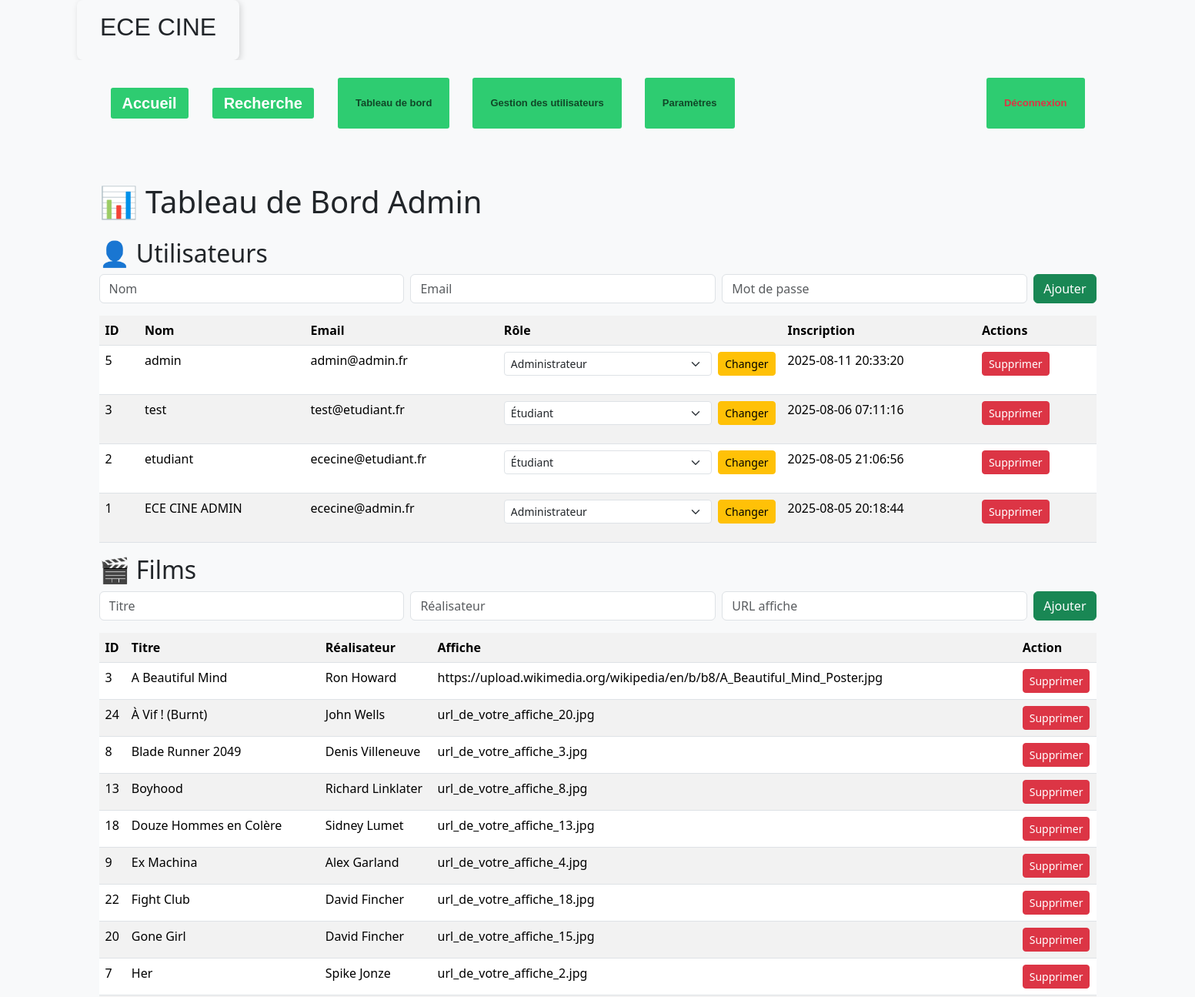
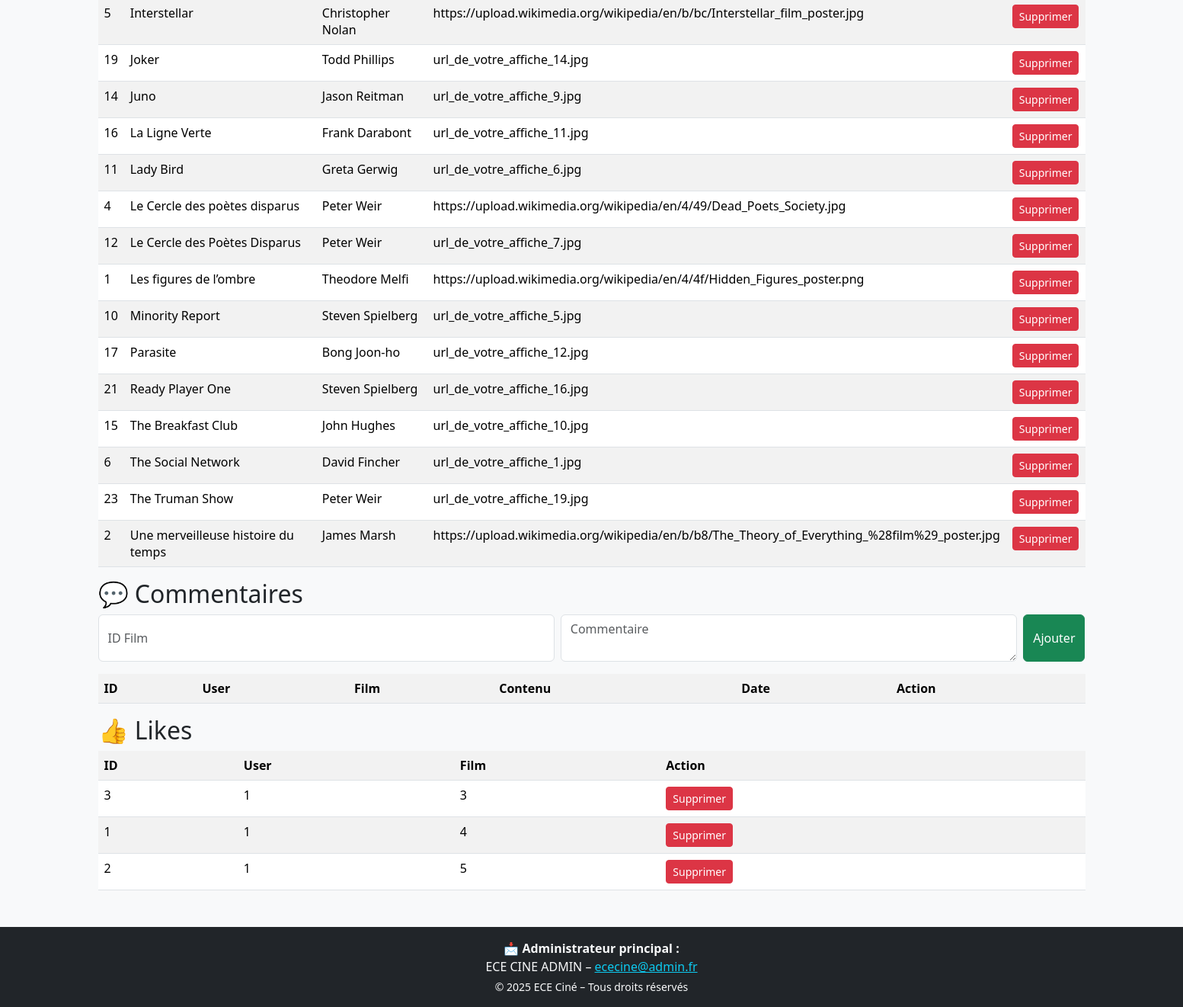
Page /admin/dashbord.php (signed in) on the earlier database version (2 pictures, top to bottom).
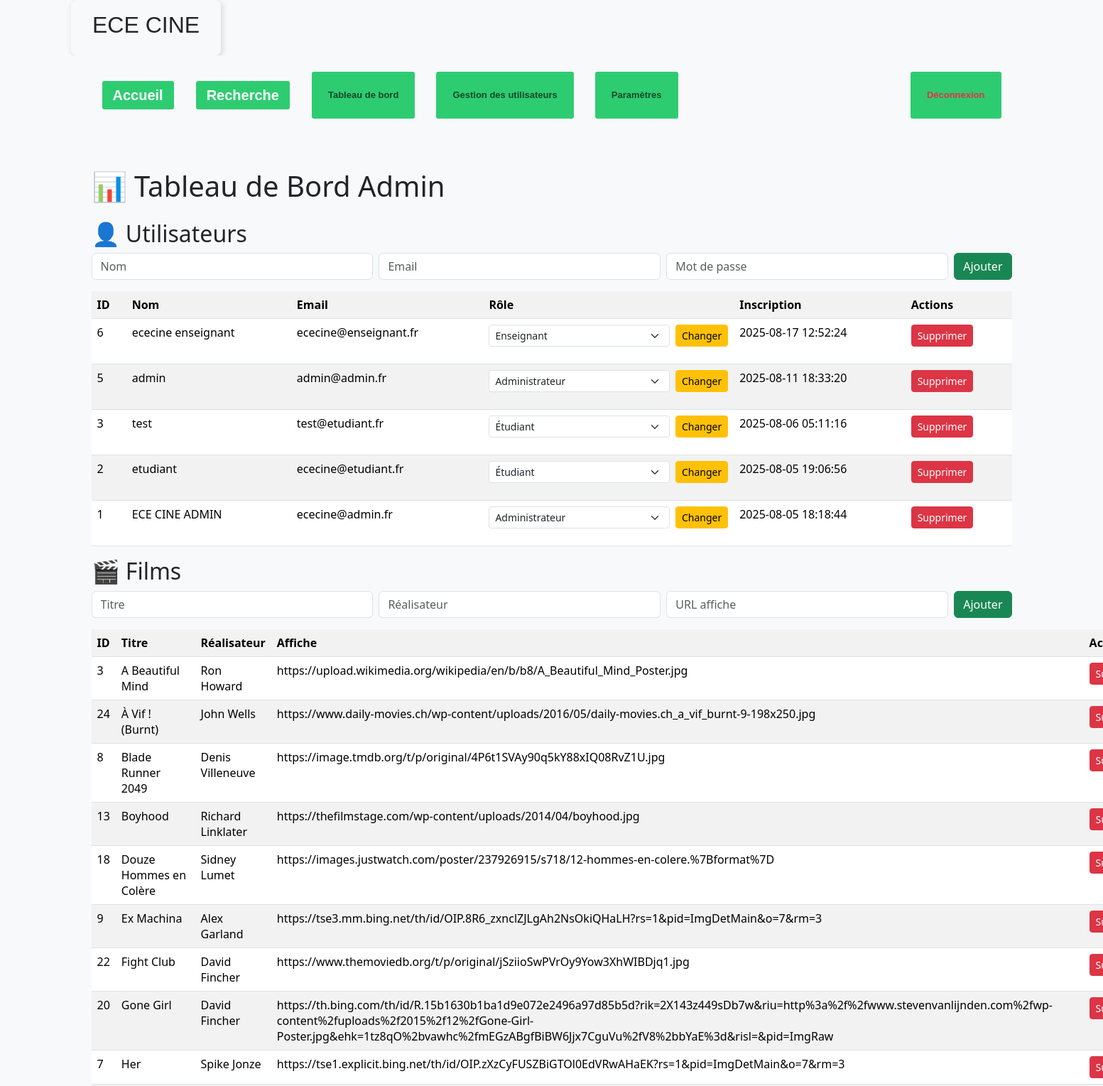
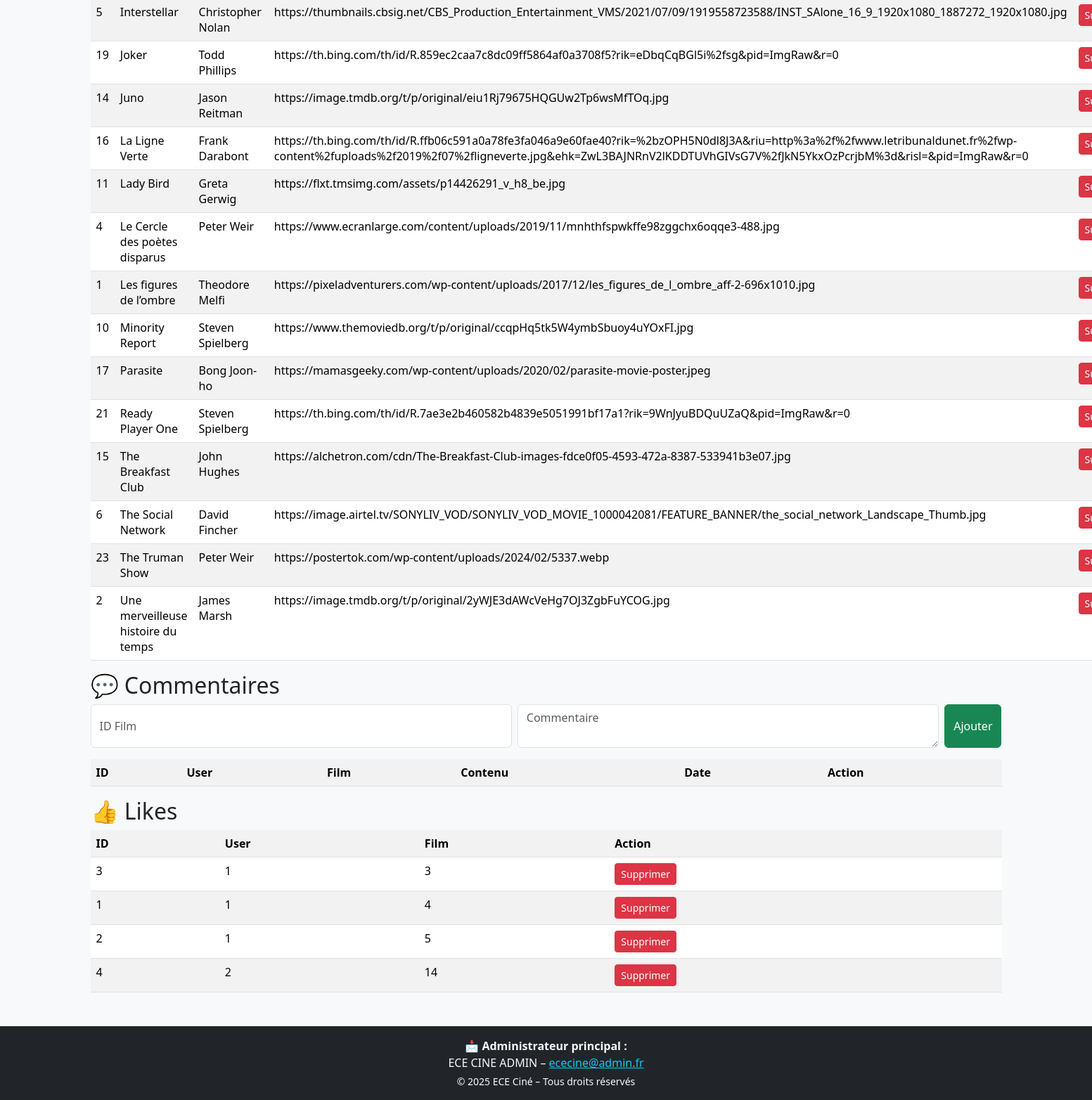
Same page on the later database version (2 pictures, top to bottom).
### tables this page shows
CREATE TABLE `users` (
  `id` int(11) NOT NULL,
  `username` varchar(100) NOT NULL,
  `nom` varchar(100) NOT NULL,
  `email` varchar(100) NOT NULL,
  `password_hash` varchar(255) NOT NULL,
  `role` enum('etudiant','enseignant','administrateur') DEFAULT 'etudiant',
  `created_at` timestamp NOT NULL DEFAULT current_timestamp(),
  `approuve` tinyint(1) DEFAULT 1,
  `photo` varchar(255) DEFAULT NULL,
  `prenom` varchar(100) DEFAULT NULL,
  `adresse` text DEFAULT NULL,
  `telephone` varchar(20) DEFAULT NULL,
  `fond_ecran` varchar(255) DEFAULT 'default.jpg'
);

CREATE TABLE `film` (
  `id` int(11) NOT NULL,
  `titre` varchar(255) NOT NULL,
  `realisateur` varchar(255) DEFAULT NULL,
  `annee_sortie` year(4) DEFAULT NULL,
  `genre` varchar(100) DEFAULT NULL,
  `synopsis` text DEFAULT NULL,
  `url_affiche` varchar(255) DEFAULT NULL,
  `trailer` varchar(255) DEFAULT NULL,
  `date_ajout` datetime DEFAULT current_timestamp(),
  `id_users` int(11) DEFAULT NULL
);

CREATE TABLE `likes` (
  `id` int(11) NOT NULL,
  `id_users` int(11) NOT NULL,
  `id_film` int(11) NOT NULL,
  `date_like` datetime DEFAULT current_timestamp()
);

### admin/dashbord.php (the view, shortened to what this page needs)
<?php
include $_SERVER['DOCUMENT_ROOT'] . '/ECE-Cine/includes/header.php';
$users = $pdo->query("SELECT * FROM users ORDER BY created_at DESC")->fetchAll();
$films = $pdo->query("SELECT * FROM film ORDER BY titre ASC")->fetchAll();
$likes = $pdo->query("SELECT * FROM likes ORDER BY id_film ASC, id_users ASC")->fetchAll();
?>
<!DOCTYPE html>
<html lang="fr">
<head>
    <link rel="stylesheet" href="../assets/style/header.css">
    <link rel="stylesheet" href="https://cdn.jsdelivr.net/npm/bootstrap@5.3.3/dist/css/bootstrap.min.css">
</head>
<body class="bg-light">
<div class="container my-5">
    <h1 class="mb-4">📊 Tableau de Bord Admin</h1>
    <h2>👤 Utilisateurs</h2>
    <form method="post" class="mb-3 d-flex gap-2">
        <input type="text" name="username" placeholder="Nom" class="form-control" required>
        <input type="email" name="email" placeholder="Email" class="form-control" required>
        <input type="password" name="password" placeholder="Mot de passe" class="form-control" required>
        <button type="submit" name="add_user" class="btn btn-success">Ajouter</button>
    </form>
    <table class="table table-striped">
        <tr><th>ID</th><th>Nom</th><th>Email</th><th>Rôle</th><th>Inscription</th><th>Actions</th></tr>
        <?php foreach ($users as $u): ?>
        <tr>
            <td><?= $u['id'] ?></td>
            <td><?= htmlspecialchars($u['username']) ?></td>
            <td><?= htmlspecialchars($u['email']) ?></td>
            <td>
                <form method="post" class="d-flex gap-2">
                    <select name="new_role" class="form-select form-select-sm">
                        <option value="etudiant" <?= $u['role'] === 'etudiant' ? 'selected' : '' ?>>Étudiant</option>
                        <option value="enseignant" <?= $u['role'] === 'enseignant' ? 'selected' : '' ?>>Enseignant</option>
                        <option value="administratif" <?= $u['role'] === 'administrateur' ? 'selected' : '' ?>>Administrateur</option>
                    </select>
                    <button type="submit" name="update_role" value="<?= $u['id'] ?>" class="btn btn-sm btn-warning">Changer</button>
                </form>
            </td>
            <td><?= $u['created_at'] ?></td>
            <td>
                <form method="post" class="d-inline">
                    <button type="submit" name="delete_user" value="<?= $u['id'] ?>" class="btn btn-sm btn-danger">Supprimer</button>
                </form>
            </td>
        </tr>
        <?php endforeach; ?>
    </table>
    <h2>🎬 Films</h2>
    <form method="post" class="mb-3 d-flex gap-2">
        <input type="text" name="titre" placeholder="Titre" class="form-control" required>
        <input type="text" name="realisateur" placeholder="Réalisateur" class="form-control" required>
        <input type="text" name="url_affiche" placeholder="URL affiche" class="form-control">
        <button type="submit" name="add_film" class="btn btn-success">Ajouter</button>
    </form>
    <table class="table table-striped">
        <tr><th>ID</th><th>Titre</th><th>Réalisateur</th><th>Affiche</th><th>Action</th></tr>
        <?php foreach ($films as $f): ?>
        <tr>
            <td><?= $f['id'] ?></td>
            <td><?= htmlspecialchars($f['titre']) ?></td>
            <td><?= htmlspecialchars($f['realisateur']) ?></td>
            <td><?= htmlspecialchars($f['url_affiche']) ?></td>
            <td>
                <form method="post" class="d-inline">
                    <button type="submit" name="delete_film" value="<?= $f['id'] ?>" class="btn btn-sm btn-danger">Supprimer</button>
                </form>
            </td>
        </tr>
        <?php endforeach; ?>
    </table>
    <h2>💬 Commentaires</h2>
    <form method="post" class="mb-3 d-flex gap-2">
        <input type="number" name="id_film" placeholder="ID Film" class="form-control" required>
        <textarea name="contenu" placeholder="Commentaire" class="form-control" required></textarea>
        <button type="submit" name="add_comment" class="btn btn-success">Ajouter</button>
    </form>
    <table class="table table-striped">
        <tr><th>ID</th><th>User</th><th>Film</th><th>Contenu</th><th>Date</th><th>Action</th></tr>
    </table>
    <h2>👍 Likes</h2>
    <table class="table table-striped">
        <tr><th>ID</th><th>User</th><th>Film</th><th>Action</th></tr>
        <?php foreach ($likes as $l): ?>
        <tr>
            <td><?= $l['id'] ?></td>
            <td><?= $l['id_users'] ?></td>
            <td><?= $l['id_film'] ?></td>
            <td>
                <form method="post" class="d-inline">
                    <button type="submit" name="delete_like" value="<?= $l['id'] ?>" class="btn btn-sm btn-danger">Supprimer</button>
                </form>
            </td>
        </tr>
        <?php endforeach; ?>
    </table>
</div>
<?php require_once $_SERVER['DOCUMENT_ROOT'] . '/ECE-Cine/includes/footer.php'; ?>
</body>
</html>

### includes/header.php (shortened to what this page needs)
<header>
    <div class="logo text-center py-3">
        <h2><a href="<?= BASE_URL ?>index.php" class="text-decoration-none text-dark">ECE CINE</a></h2>
    </div>
    <nav class="navbar navbar-expand-lg navbar-light bg-light">
        <div class="container">
            <a class="navbar-brand" href="<?= BASE_URL ?>index.php">Accueil</a>
            <a class="navbar-brand" href="<?= BASE_URL ?>includes/research.php">Recherche</a>
            <div class="collapse navbar-collapse" id="navMenu">
                <ul class="navbar-nav me-auto">
                    <?php if (isset($_SESSION['role']) && $_SESSION['role'] === 'etudiant'): ?>
                        <li class="nav-item">
                            <a class="nav-link" href="<?= BASE_URL ?>dashboard/etudiant/parcourir.php"> Parcourir</a>
                        </li>
                        <li class="nav-item">
                            <a class="nav-link" href="<?= BASE_URL ?>dashboard/etudiant/share.php">Partage</a>
                        </li>
                        <li class="nav-item">
                            <a class="nav-link" href="<?= BASE_URL ?>dashboard/etudiant/notification.php"> Notifications</a>
                        </li>
                        <li class="nav-item">
                            <a class="nav-link" href="<?= BASE_URL ?>etudiant/espace.php"> Mon espace</a>
                        </li>
                        <!-- <li class="nav-item">
                            <a class="nav-link" href="<?= BASE_URL ?>dashboard/etudiant/home.php">Accueil étudiant</a>
                        </li> -->
                    <?php elseif (isset($_SESSION['role']) && $_SESSION['role'] === 'administrateur'): ?>
                        <li class="nav-item">
                            <a class="nav-link" href="<?= BASE_URL ?>admin/dashbord.php"> Tableau de bord</a>
                        </li>
                        <li class="nav-item">
                            <a class="nav-link" href="<?= BASE_URL ?>admin/validate_user.php"> Gestion des utilisateurs</a>
                        </li>
                        <li class="nav-item">
                            <a class="nav-link" href="<?= BASE_URL ?>admin/espace.php"> Paramètres</a>
                        </li>
                    <?php endif; ?>
                </ul>
                <ul class="navbar-nav">
                    <?php if (!isset($_SESSION['id_users'])): ?>
                        <li class="nav-item">
                            <a class="nav-link" href="<?= BASE_URL ?>login.php"> Connexion</a>
                        </li>
                    <?php else: ?>
                        <li class="nav-item">
                            <a class="nav-link text-danger" href="<?= BASE_URL ?>logout.php"> Déconnexion</a>
                        </li>
                    <?php endif; ?>
                </ul>
            </div>
        </div>
    </nav>
</header>

### includes/footer.php (shortened to what this page needs)
<?php
$stmtAdmin = $pdo->prepare("SELECT username, prenom, email FROM users WHERE role = 'administrateur' LIMIT 1");
$stmtAdmin->execute();
$admin = $stmtAdmin->fetch();
?>
<footer class="bg-dark text-light mt-5 pt-3 pb-3">
    <div class="container text-center">
        <?php if ($admin): ?>
            <p class="mb-1">
                📩 <strong>Administrateur principal :</strong><br>
                <?= htmlspecialchars($admin['prenom']) . ' ' . htmlspecialchars($admin['username']) ?> –
                <a class="text-info" href="mailto:<?= htmlspecialchars($admin['email']) ?>">
                    <?= htmlspecialchars($admin['email']) ?>
                </a>
            </p>
        <?php endif; ?>
        <small>&copy; <?= date('Y') ?> ECE Ciné – Tous droits réservés</small>
    </div>
</footer>

### assets/style/header.css (style rules this page uses)
.logo { font-family: Arial, sans-serif; font-weight: bold; font-size: 20px; color: #2ecc71; margin-left: 100px; padding: 15px 30px; border: 3px; display: inline-block; border-radius: 8px; box-shadow: 2px 2px 8px rgba(0,0,0,0.15); }
.nav-item { font-family: Arial, sans-serif; font-weight: bold; font-size: 13px; background-color: #2ecc71; color: #fff !important; padding: 15px 15px; display: inline-block; border-radius: 3px; margin: 15px; transition: background 0.3s ease; }
.navbar-brand { font-family: Arial, sans-serif; font-weight: bold; font-size: 13px; background-color: #2ecc71; color: #fff !important; padding: 15px 15px; display: inline-block; border-radius: 3px; margin: 15px; transition: background 0.3s ease; }

Differences in the rows shown:
removed film: id "12", titre "Le Cercle des Poètes Disparus", realisateur "Peter Weir", url_affiche "url_de_votre_affiche_7.jpg"
added users: id "6", username "ececine enseignant", email "ececine@enseignant.fr", new_role "Enseignant", created_at "2025-08-17 12:52:24"
changed users "admin": created_at "2025-08-11 20:33:20" → "2025-08-11 18:33:20"
changed users "test": created_at "2025-08-06 07:11:16" → "2025-08-06 05:11:16"
changed users "etudiant": created_at "2025-08-05 21:06:56" → "2025-08-05 19:06:56"
changed users "ECE CINE ADMIN": created_at "2025-08-05 20:18:44" → "2025-08-05 18:18:44"
changed film "À Vif ! (Burnt)": url_affiche "url_de_votre_affiche_20.jpg" → "https://www.daily-movies.ch/wp-content/uploads/2016/05/daily-movies.ch_a_vif_burnt-9-198x250.jpg"
changed film "Denis Villeneuve": url_affiche "url_de_votre_affiche_3.jpg" → "https://image.tmdb.org/t/p/original/4P6t1SVAy90q5kY88xIQ08RvZ1U.jpg"
changed film "Boyhood": url_affiche "url_de_votre_affiche_8.jpg" → "https://thefilmstage.com/wp-content/uploads/2014/04/boyhood.jpg"
changed film "Douze Hommes en Colère": url_affiche "url_de_votre_affiche_13.jpg" → "https://images.justwatch.com/poster/237926915/s718/12-hommes-en-colere.%7Bformat%7D"
changed film "Ex Machina": url_affiche "url_de_votre_affiche_4.jpg" → "https://tse3.mm.bing.net/th/id/OIP.8R6_zxnclZJLgAh2NsOkiQHaLH?rs=1&pid=ImgDetMain&o=7&rm=3"
changed film "Fight Club": url_affiche "url_de_votre_affiche_18.jpg" → "https://www.themoviedb.org/t/p/original/jSziioSwPVrOy9Yow3XhWIBDjq1.jpg"
changed film "Gone Girl": url_affiche "url_de_votre_affiche_15.jpg" → "https://th.bing.com/th/id/R.15b1630b1ba1d9e072e2496a97d85b5d?rik=2X143z449sDb7w&riu=http%3a%2f%2fwww.stevenvanlijnden.com%2fwp-content%2fuploads%2f2015%2f12%2fGone-Girl-Poster.jpg&ehk=1tz8qO%2bvawhc%2fmEGzABgfBiBW6Jjx7CguVu%2fV8%2bbYaE%3d&risl=&pid=ImgRaw"
changed film "Her": url_affiche "url_de_votre_affiche_2.jpg" → "https://tse1.explicit.bing.net/th/id/OIP.zXzCyFUSZBiGTOl0EdVRwAHaEK?rs=1&pid=ImgDetMain&o=7&rm=3"
changed film "Interstellar": url_affiche "https://upload.wikimedia.org/wikipedia/en/b/bc/Interstellar_film_poster.jpg" → "https://thumbnails.cbsig.net/CBS_Production_Entertainment_VMS/2021/07/09/1919558723588/INST_SAlone_16_9_1920x1080_1887272_1920x1080.jpg"
changed film "Joker": url_affiche "url_de_votre_affiche_14.jpg" → "https://th.bing.com/th/id/R.859ec2caa7c8dc09ff5864af0a3708f5?rik=eDbqCqBGl5i%2fsg&pid=ImgRaw&r=0"
changed film "Juno": url_affiche "url_de_votre_affiche_9.jpg" → "https://image.tmdb.org/t/p/original/eiu1Rj79675HQGUw2Tp6wsMfTOq.jpg"
changed film "La Ligne Verte": url_affiche "url_de_votre_affiche_11.jpg" → "https://th.bing.com/th/id/R.ffb06c591a0a78fe3fa046a9e60fae40?rik=%2bzOPH5N0dl8J3A&riu=http%3a%2f%2fwww.letribunaldunet.fr%2fwp-content%2fuploads%2f2019%2f07%2fligneverte.jpg&ehk=ZwL3BAJNRnV2lKDDTUVhGIVsG7V%2fJkN5YkxOzPcrjbM%3d&risl=&pid=ImgRaw&r=0"
changed film "Lady Bird": url_affiche "url_de_votre_affiche_6.jpg" → "https://flxt.tmsimg.com/assets/p14426291_v_h8_be.jpg"
changed film "Le Cercle des poètes disparus": url_affiche "https://upload.wikimedia.org/wikipedia/en/4/49/Dead_Poets_Society.jpg" → "https://www.ecranlarge.com/content/uploads/2019/11/mnhthfspwkffe98zggchx6oqqe3-488.jpg"
changed film "Les figures de l’ombre": url_affiche "https://upload.wikimedia.org/wikipedia/en/4/4f/Hidden_Figures_poster.png" → "https://pixeladventurers.com/wp-content/uploads/2017/12/les_figures_de_l_ombre_aff-2-696x1010.jpg"
changed film "Minority Report": url_affiche "url_de_votre_affiche_5.jpg" → "https://www.themoviedb.org/t/p/original/ccqpHq5tk5W4ymbSbuoy4uYOxFI.jpg"
changed film "Parasite": url_affiche "url_de_votre_affiche_12.jpg" → "https://mamasgeeky.com/wp-content/uploads/2020/02/parasite-movie-poster.jpeg"
changed film "Ready Player One": url_affiche "url_de_votre_affiche_16.jpg" → "https://th.bing.com/th/id/R.7ae3e2b460582b4839e5051991bf17a1?rik=9WnJyuBDQuUZaQ&pid=ImgRaw&r=0"
changed film "The Breakfast Club": url_affiche "url_de_votre_affiche_10.jpg" → "https://alchetron.com/cdn/The-Breakfast-Club-images-fdce0f05-4593-472a-8387-533941b3e07.jpg"
changed film "The Social Network": url_affiche "url_de_votre_affiche_1.jpg" → "https://image.airtel.tv/SONYLIV_VOD/SONYLIV_VOD_MOVIE_1000042081/FEATURE_BANNER/the_social_network_Landscape_Thumb.jpg"
changed film "The Truman Show": url_affiche "url_de_votre_affiche_19.jpg" → "https://postertok.com/wp-content/uploads/2024/02/5337.webp"
changed film "Une merveilleuse histoire du temps": url_affiche "https://upload.wikimedia.org/wikipedia/en/b/b8/The_Theory_of_Everything_%28film%29_poster.jpg" → "https://image.tmdb.org/t/p/original/2yWJE3dAWcVeHg7OJ3ZgbFuYCOG.jpg"
added likes: id "4", id_users "2", id_film "14"
